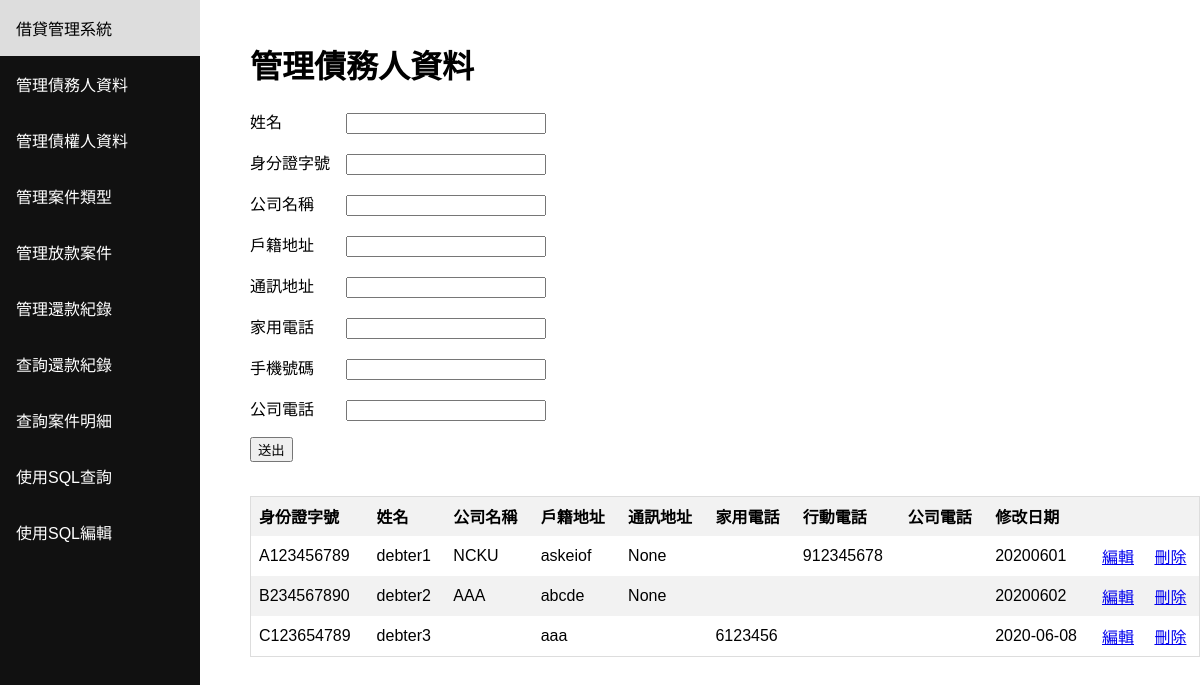
The app's page /debter, older data.
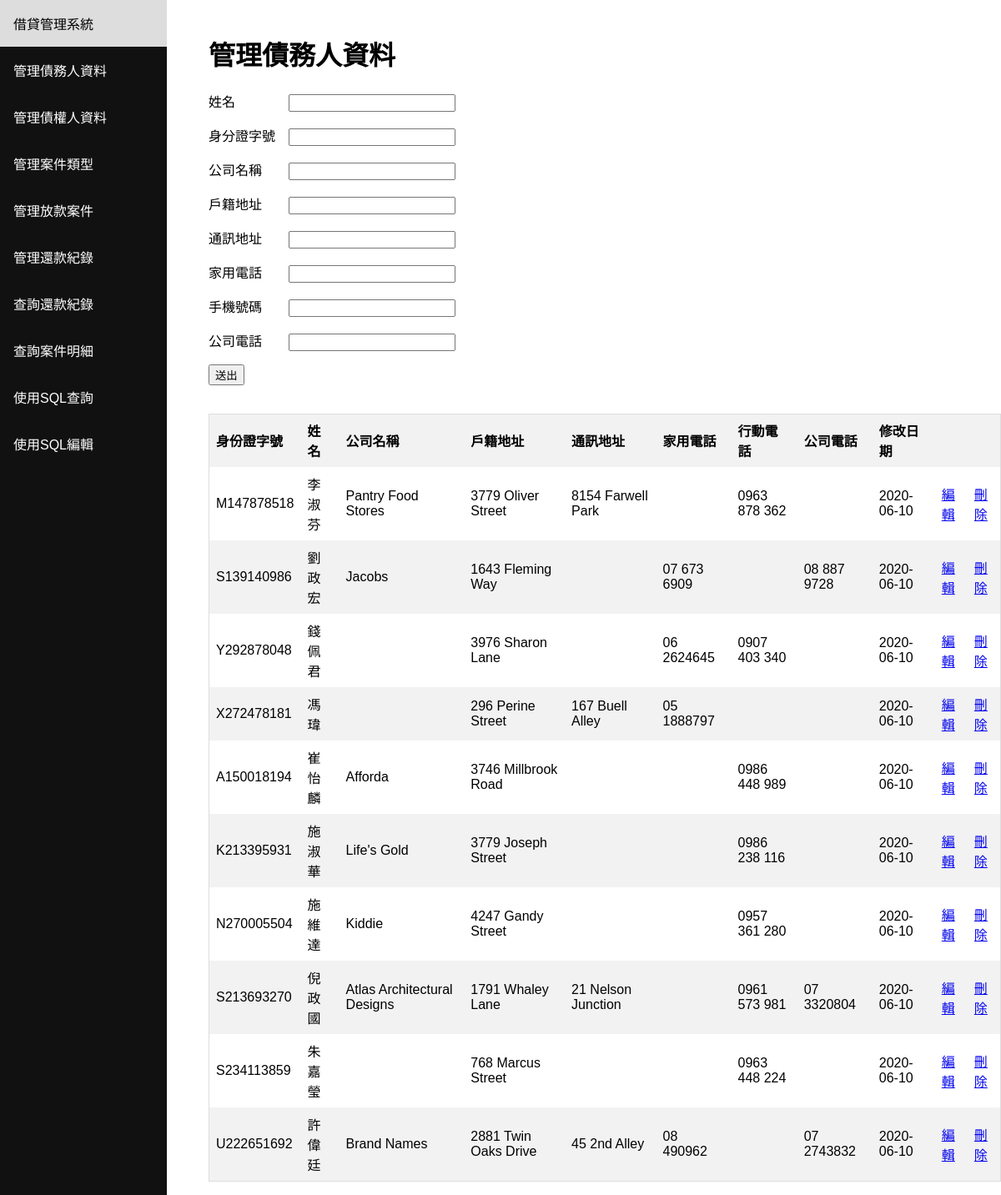
The same page, newer data.
### tables this page shows
CREATE TABLE "DEBTER" (
	`ID`	TEXT NOT NULL UNIQUE,
	`Name`	TEXT NOT NULL,
	`CompanyName`	TEXT,
	`ResidenceAddress`	TEXT NOT NULL,
	`MailingAddress`	TEXT,
	`TelPhoneNumber`	TEXT,
	`MobilePhoneNumber`	TEXT,
	`CompanyPhoneNumber`	TEXT,
	`EditDate`	TEXT NOT NULL,
	PRIMARY KEY(`ID`)
);

### main.py (the view)
@app.route('/debter', methods=['GET', 'POST'])
def debter():
    if request.method == 'POST':
        edit_data('DEBTER')
    table = get_query("select * from DEBTER;")
    return render_template(
                'debter.html',
                columns=['身份證字號','姓名','公司名稱','戶籍地址','通訊地址','家用電話','行動電話','公司電話','修改日期'],
                table=table
            )

### main.py (called while the page is built)
def get_query(query , get_col=False):
    conn = sqlite3.connect('database.db')
    conn.row_factory = sqlite3.Row
    cur = conn.cursor()
    cur.execute(query)
    rows = cur.fetchall()
    conn.close()
    output = []
    cols = []
    for row in rows:
        temp = dict(row)
        output.append(list(temp.values()))
        if get_col: cols = list(temp.keys())
    if get_col:
        return output, cols
    return output

### templates/debter.html (shortened to what this page needs)
<html><header><title>借貸管理系統</title></header><body><div class="sidenav"><a href="/">借貸管理系統</a><a href="/debter">管理債務人資料</a><a href="/creditor">管理債權人資料</a><a href="/project_type">管理案件類型</a><a href="/project">管理放款案件</a><a href="/period">管理還款紀錄</a><a href="/repayment_record">查詢還款紀錄</a><a href="/project_record">查詢案件明細</a><a href="/sql_search">使用SQL查詢</a><a href="/sql_edit">使用SQL編輯</a></div><div class="content"><h1>管理債務人資料</h1><form method="POST" action=""><div>{% if edit %}<p>姓名　　　　<input name="Name" style="width:200px" value="{{ data[0] }}"/></p><p>身分證字號　<input name="ID" style="width:200px" value="{{ data[1] }}"/></p><p>公司名稱　　<input name="CompanyName" style="width:200px" value="{{ data[2] }}"/></p><p>戶籍地址　　<input name="ResidenceAddress" style="width:200px" value="{{ data[3] }}"/></p><p>通訊地址　　<input name="MailingAddress" style="width:200px" value="{{ data[4] }}"/></p><p>家用電話　　<input name="TelPhoneNumber" type="tel" style="width:200px" value="{{ data[5] }}"/></p><p>手機號碼　　<input name="MobilePhoneNumber" type="tel" style="width:200px" value="{{ data[6] }}"/></p><p>公司電話　　<input name="CompanyPhoneNumber" type="tel" style="width:200px" value="{{ data[7] }}"/></p>{% else %}<p>姓名　　　　<input name="Name" style="width:200px"/></p><p>身分證字號　<input name="ID" style="width:200px"/></p><p>公司名稱　　<input name="CompanyName" style="width:200px"/></p><p>戶籍地址　　<input name="ResidenceAddress" style="width:200px"/></p><p>通訊地址　　<input name="MailingAddress" style="width:200px"/></p><p>家用電話　　<input name="TelPhoneNumber" type="tel" style="width:200px"/></p><p>手機號碼　　<input name="MobilePhoneNumber" style="width:200px"/></p><p>公司電話　　<input name="CompanyPhoneNumber" type="tel" style="width:200px"/></p>{% endif %}<p><input type="submit" value="送出"/></p></div><br/><div style="overflow-x:auto;"><table><thead><tr></tr>{% for column in columns %}<th>{{ column }}</th>{% endfor %}<th></th><th></th></thead><tbody>{% for row in table %}<tr>{% for item in row %}<td>{{ item }}</td>{% endfor %}<td><a href="/debter/edit/{{ row[0] }}">編輯</a></td><td><a href="/debter/delete/{{ row[0] }}">刪除</a></td></tr>{% endfor %}</tbody></table></div></form></div></body></html>

### templates/debter.html (style rules this page uses)
* { box-sizing: border-box; }
body { margin: 0; font-family: Arial, Helvetica, sans-serif; }
.sidenav { height: 100%; width: 200px; position: fixed; z-index: 1; top: 0; left: 0; background-color: #111; overflow-x: hidden; }
.sidenav a { color: white; padding: 16px; text-decoration: none; display: block; }
.content { margin-left: 200px; padding-left: 50px; padding-top: 20px; }
table { border-collapse: collapse; border-spacing: 0; width: 100%; border: 1px solid #ddd; }
th, td { text-align: left; padding: 8px; }
tr:nth-child(even) { background-color: #f2f2f2 }

Row changes from the older to the newer data that the page shows:
removed DEBTER: ID "A123456789", Name "debter1", CompanyName "NCKU", ResidenceAddress "askeiof", row "None", MobilePhoneNumber "912345678", EditDate "20200601"
removed DEBTER: ID "B234567890", Name "debter2", CompanyName "AAA", ResidenceAddress "abcde", row "None", EditDate "20200602"
removed DEBTER: ID "C123654789", Name "debter3", ResidenceAddress "aaa", TelPhoneNumber "6123456", EditDate "2020-06-08"
added DEBTER: ID "M147878518", Name "李淑芬", CompanyName "Pantry Food Stores", ResidenceAddress "3779 Oliver Street", MailingAddress "8154 Farwell Park", MobilePhoneNumber "0963 878 362", EditDate "2020-06-10"
added DEBTER: ID "S139140986", Name "劉政宏", CompanyName "Jacobs", ResidenceAddress "1643 Fleming Way", TelPhoneNumber "07 673 6909", CompanyPhoneNumber "08 887 9728", EditDate "2020-06-10"
added DEBTER: ID "Y292878048", Name "錢佩君", ResidenceAddress "3976 Sharon Lane", TelPhoneNumber "06 2624645", MobilePhoneNumber "0907 403 340", EditDate "2020-06-10"
added DEBTER: ID "X272478181", Name "馮瑋", ResidenceAddress "296 Perine Street", MailingAddress "167 Buell Alley", TelPhoneNumber "05 1888797", EditDate "2020-06-10"
added DEBTER: ID "A150018194", Name "崔怡麟", CompanyName "Afforda", ResidenceAddress "3746 Millbrook Road", MobilePhoneNumber "0986 448 989", EditDate "2020-06-10"
added DEBTER: ID "K213395931", Name "施淑華", CompanyName "Life's Gold", ResidenceAddress "3779 Joseph Street", MobilePhoneNumber "0986 238 116", EditDate "2020-06-10"
added DEBTER: ID "N270005504", Name "施維達", CompanyName "Kiddie", ResidenceAddress "4247 Gandy Street", MobilePhoneNumber "0957 361 280", EditDate "2020-06-10"
added DEBTER: ID "S213693270", Name "倪政國", CompanyName "Atlas Architectural Designs", ResidenceAddress "1791 Whaley Lane", MailingAddress "21 Nelson Junction", MobilePhoneNumber "0961 573 981", CompanyPhoneNumber "07 3320804", EditDate "2020-06-10"
added DEBTER: ID "S234113859", Name "朱嘉瑩", ResidenceAddress "768 Marcus Street", MobilePhoneNumber "0963 448 224", EditDate "2020-06-10"
added DEBTER: ID "U222651692", Name "許偉廷", CompanyName "Brand Names", ResidenceAddress "2881 Twin Oaks Drive", MailingAddress "45 2nd Alley", TelPhoneNumber "08 490962", CompanyPhoneNumber "07 2743832", EditDate "2020-06-10"
